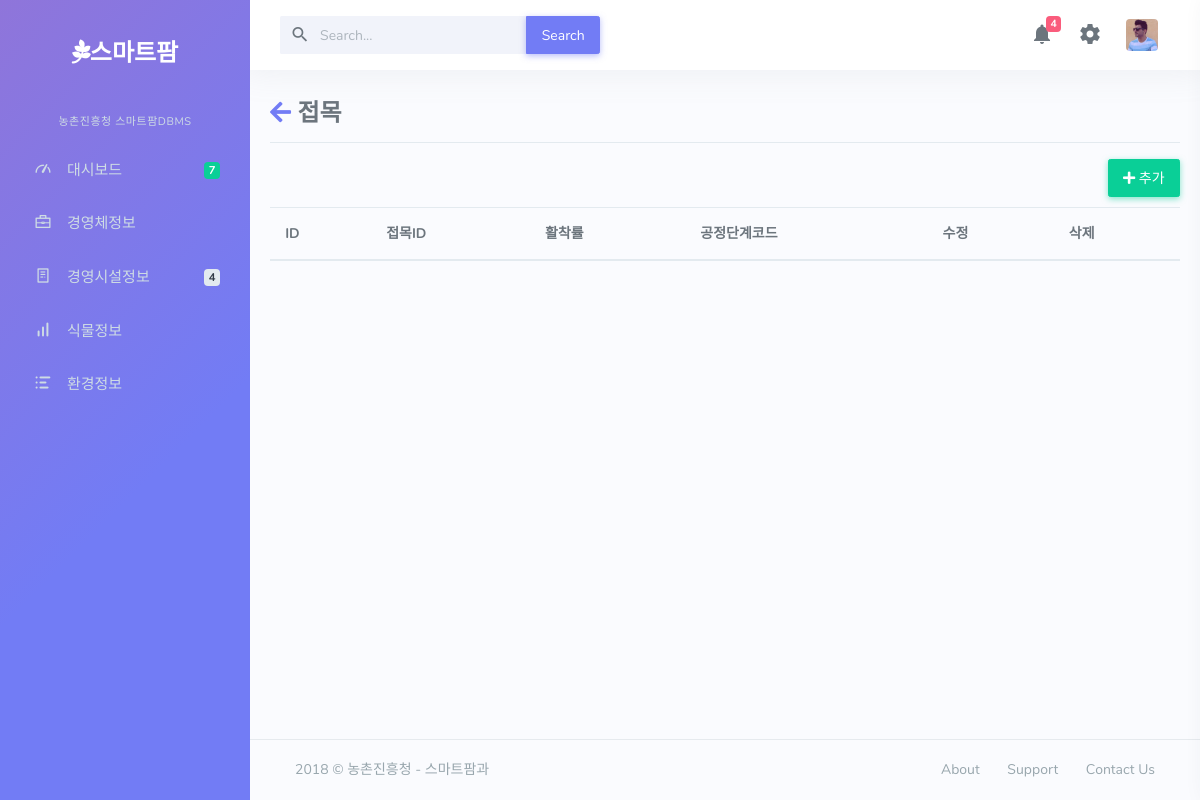
Before: /gr with the older database file.
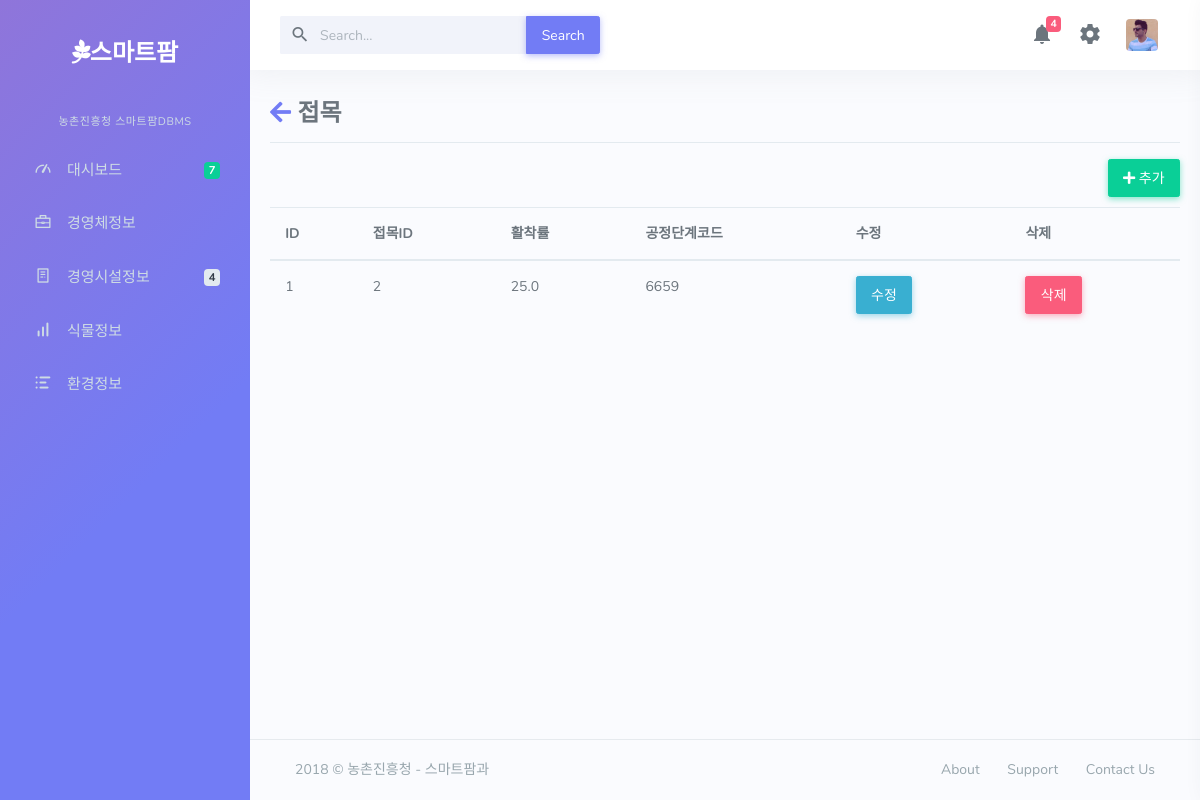
After: the same page with the newer database file.
### dashboard/models.py (models this page shows, shortened)
class grafting(models.Model):
	GR_ID=models.IntegerField(null=False)
	GR_TAKE_RATE=models.FloatField(null=False)
	PS_ID=models.ForeignKey(plan_stages)

class plan_stages(models.Model):
	PS_PLAN_CODE=models.IntegerField(null=False)
	FI_ID=models.ForeignKey(e1model)
	GI_ID=models.ForeignKey(gb_info)

### dashboard/views.py (the view)
# urls.py: url(r'^gr$',views.gr,name='gr'),
def gr(request):
	ds=grafting.objects.all()
	return render(request,"farm/gr.html",{"ds":ds})

### dashboard/templates/farm/gr.html (shortened to what this page needs)
{% extends 'farm/base.html' %}
{% block content %}
{% load staticfiles %}
	<link href="{% static 'farm/css/e1.css' %}" rel="stylesheet">
	<link href="https://use.fontawesome.com/releases/v5.0.7/css/all.css" rel="stylesheet">
	<div class=tg>
		<h3><a href="{% url 'plist' %}"><i class="fas fa-arrow-left"></i></a> 접목</h3>
		<hr>
		<a href="{% url 'gr_update' %}"><button class="btn btn-success"><i class="fas fa-plus"></i> 추가</button></a>
		<table class="table table-hover">
		  <thead>
		    <tr>
		      <th scope="col">ID</th>
		      <th scope="col">접목ID</th>
		      <th scope="col">활착률</th>
		      <th scope="col">공정단계코드</th>
		      <th scope="col">수정</th>
		      <th scope="col">삭제</th>
		    </tr>
		  </thead>
		  <tbody>
		{% for i in ds %}
			<tr>
				<td>{{i.id}}</td>
				<td>{{i.GR_ID}}</td>
				<td>{{i.GR_TAKE_RATE}}</td>
				<td>{{i.PS_ID.PS_PLAN_CODE}}</td>
				<td><a href="{% url 'gr_update' %}?id={{i.id}}"><button class="btn btn-info">수정</button></a></td>
				<td><button class="btn btn-danger" data-toggle="modal" data-target="#delmodal{{i.id}}">삭제</button></td>
			</tr>
		{% endfor %}
		</tbody>
		</table>
	</div>
{% endblock %}

Changed rows visible on the page:
added grafting: id "1", GR_ID "2", GR_TAKE_RATE "25.0", PS_ID.PS_PLAN_CODE "6659"
